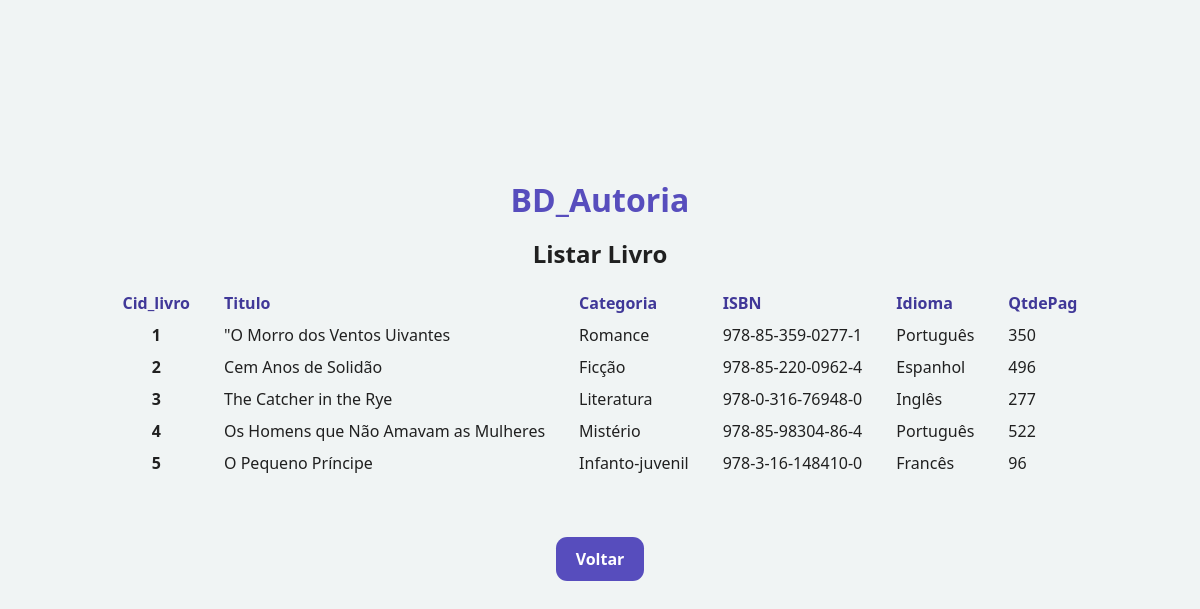
The app's page /livro/listar.php with its own data.
### tables this page shows
CREATE TABLE `livro` (
  `Cid_livro` int(11) NOT NULL,
  `Titulo` varchar(50) NOT NULL,
  `Categoria` varchar(20) NOT NULL,
  `ISBN` varchar(17) NOT NULL,
  `Idioma` varchar(20) NOT NULL,
  `QtdePag` int(11) NOT NULL
);

### livro/livro.php (called while the page is built, shortened)
<?php
class Livro
{
    function listar()
    {
        try {
            $this->conn = new Conectar();
            $sql = $this->conn->query("select * from livro order by Cid_livro");
            $sql->execute();
            return $sql->fetchAll();
        } catch (PDOException $exc) {
            echo "Erro ao executar consulta. " . $exc->getMessage();
        }
    }
}
?>

### livro/listar.php (the view, shortened to what this page needs)
<!DOCTYPE html>
<html lang="html">
<head>
    <link rel="stylesheet" href="../css/style.css" />
</head>
<body>
    <main>
        <h1>BD_Autoria</h1>
        <h2>Listar Livro</h2>
        <?php
        include_once 'livro.php';
        $l = new Livro();
        $liv_bd = $l->listar();
        ?>
        <table>
            <tr>
                <th>
                    Cid_livro
                </th>
                <th>
                    Titulo
                </th>
                <th>
                    Categoria
                </th>
                <th>
                    ISBN
                </th>
                <th>
                    Idioma
                </th>
                <th>
                    QtdePag
                </th>
            </tr>
            <?php
            foreach ($liv_bd as $liv_mostrar) {
                ?>
                <tr>
                    <td>
                        <b>
                            <?php echo $liv_mostrar[0]; ?>
                        </b>
                    </td>
                    <td>
                        <?php echo $liv_mostrar[1]; ?>
                    </td>
                    <td>
                        <?php echo $liv_mostrar[2]; ?>
                    </td>
                    <td>
                        <?php echo $liv_mostrar[3]; ?>
                    </td>
                    <td>
                        <?php echo $liv_mostrar[4]; ?>
                    </td>
                    <td>
                        <?php echo $liv_mostrar[5]; ?>
                    </td>
                </tr>
                <?php
            }
            ?>
        </table>
        <br> <button onclick="location.href='../menu.html'">Voltar</button>
        <br>
    </main>
</body>
</html>

### css/style.css (style rules this page uses)
*, *:after, *:before { margin: 0; padding: 0; box-sizing: border-box; border: none; text-decoration: none; font-family: system-ui, -apple-system, BlinkMacSystemFont, "Segoe UI", Roboto, Oxygen, Ubuntu, Cantarell, "Open Sans", "Helvetica Neue", sans-serif; }
body { overflow-x: hidden; display: flex; min-height: 100vh; justify-content: center; align-items: center; }
main { margin-block: 3rem; width: 100%; }
button, input, optgroup, select, textarea { font-family: inherit; font-size: 100%; margin: 0; padding: 0; border: none; }
h1 { color: #574dbd; }
main { display: flex; flex-direction: column; align-items: center; justify-content: center; gap: 1rem; }
body { color: #202020; background-color: #f0f4f4; }
th, td { padding-inline: 1rem; padding-block: 0.25rem; max-width: 40ch; text-wrap: wrap; word-wrap: break-word; }
th { text-align: left; color: #403898; }
td:nth-child(1), th:nth-child(1) { text-align: center; }

### records on screen
livro: Cid_livro "1", Titulo "\"O Morro dos Ventos Uivantes", Categoria "Romance", ISBN "978-85-359-0277-1", Idioma "Português", QtdePag "350"
livro: Cid_livro "2", Titulo "Cem Anos de Solidão", Categoria "Ficção", ISBN "978-85-220-0962-4", Idioma "Espanhol", QtdePag "496"
livro: Cid_livro "3", Titulo "The Catcher in the Rye", Categoria "Literatura", ISBN "978-0-316-76948-0", Idioma "Inglês", QtdePag "277"
livro: Cid_livro "4", Titulo "Os Homens que Não Amavam as Mulheres", Categoria "Mistério", ISBN "978-85-98304-86-4", Idioma "Português", QtdePag "522"
livro: Cid_livro "5", Titulo "O Pequeno Príncipe", Categoria "Infanto-juvenil", ISBN "978-3-16-148410-0", Idioma "Francês", QtdePag "96"
